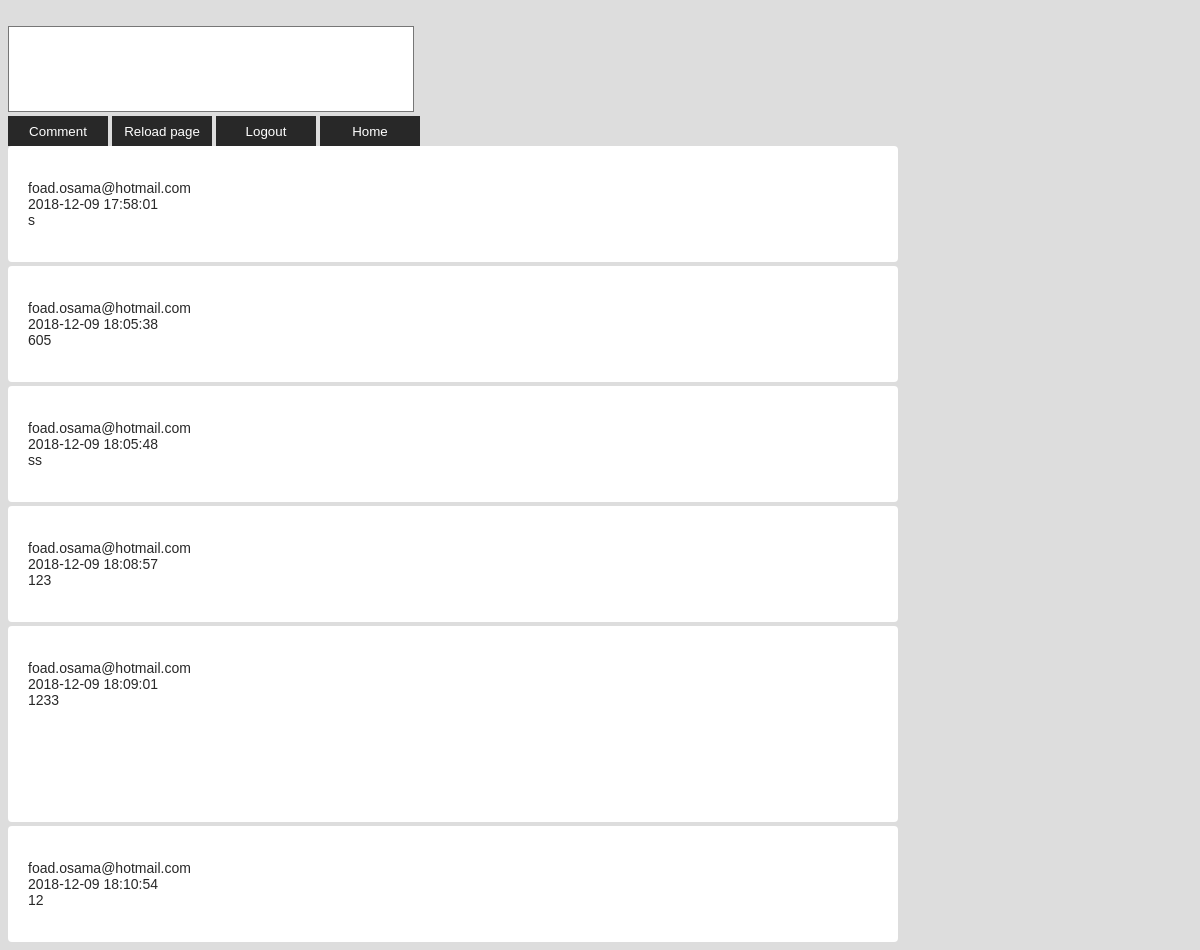
The page /php/Comments.php on the database as committed earlier.
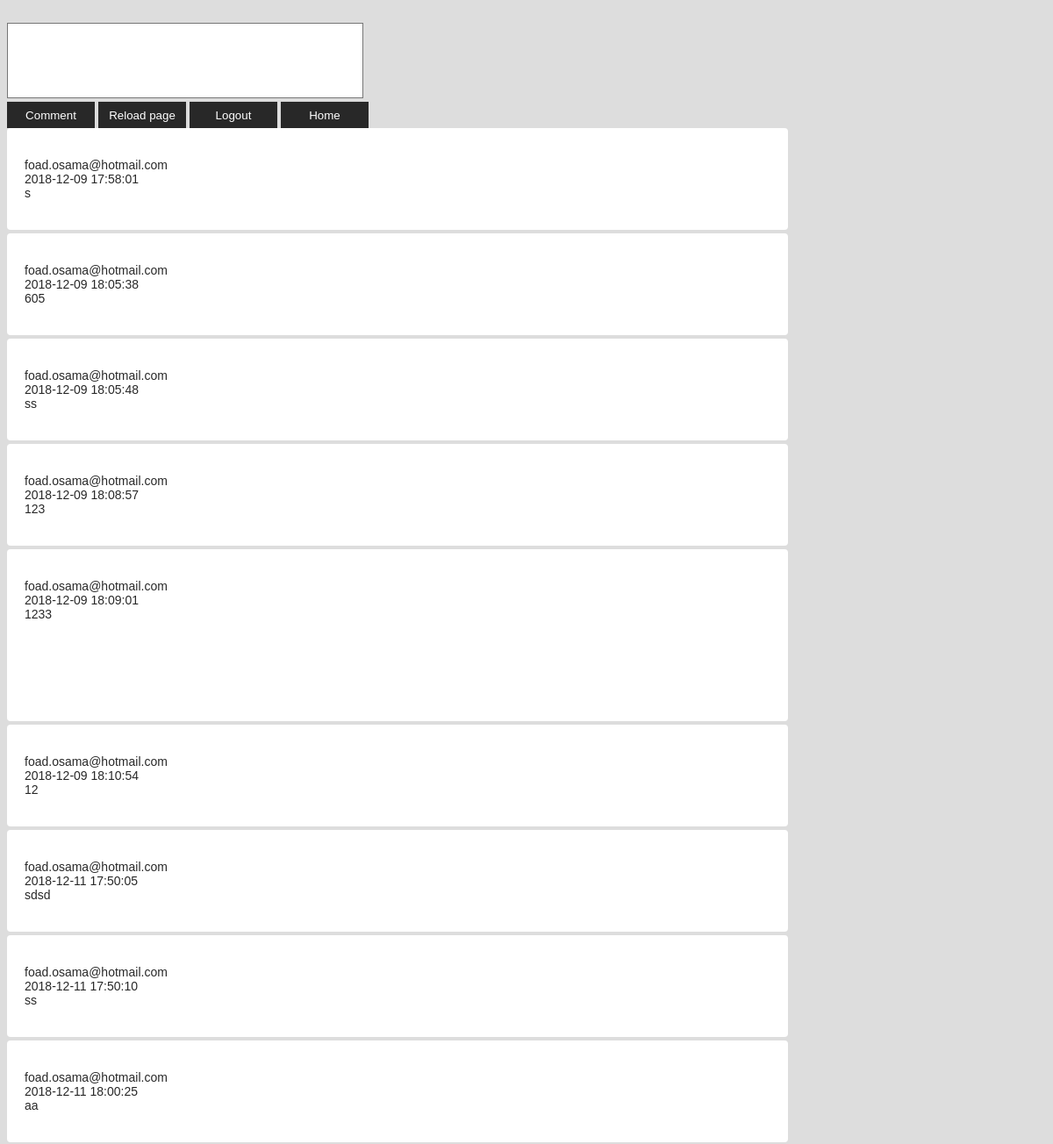
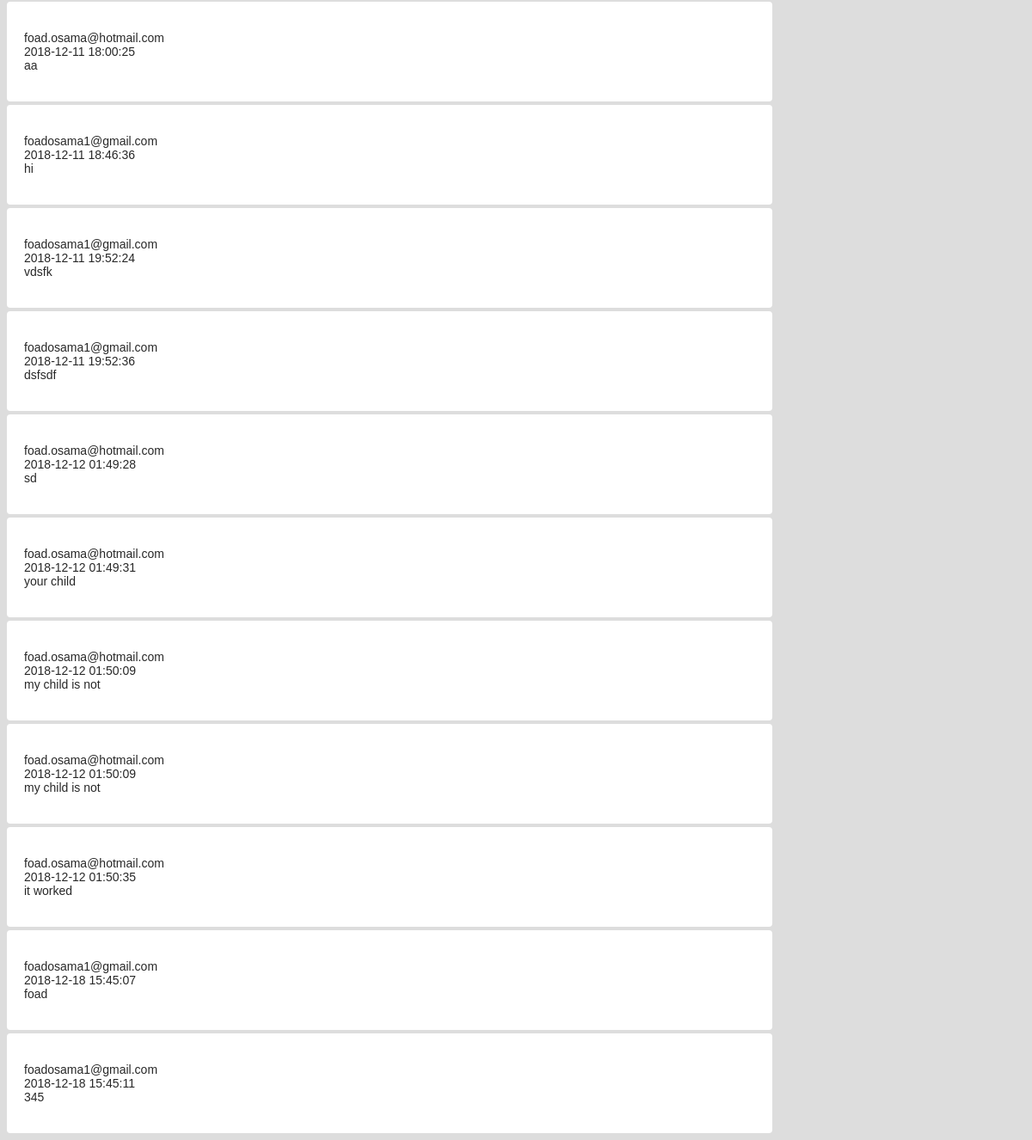
The same page on the database as committed later (2 pictures, top to bottom).
### tables this page shows
CREATE TABLE `user` (
  `id` int(11) NOT NULL,
  `email` varchar(100) NOT NULL,
  `password` varchar(100) NOT NULL,
  `firstName` varchar(100) NOT NULL,
  `lastName` varchar(100) NOT NULL,
  `familyName` varchar(100) NOT NULL,
  `gender` varchar(100) NOT NULL,
  `nationality` varchar(100) NOT NULL,
  `dateOfBirth` date NOT NULL,
  `workNumber` int(11) NOT NULL,
  `phoneNumber` int(11) NOT NULL,
  `homeTelephoneNumber` int(11) NOT NULL,
  `ssn` int(11) NOT NULL,
  `typeId` int(11) NOT NULL
);

CREATE TABLE `comments` (
  `cid` int(11) NOT NULL,
  `userId` int(11) NOT NULL,
  `date` datetime NOT NULL,
  `message` text NOT NULL
);

### php/includes/comment.inc.php (the view, shortened to what this page needs)
<?php
 function getComments($conn)
{
  $sql= 'SELECT * FROM comments';
  $result= mysqli_query($conn,$sql);
  while ($row=mysqli_fetch_assoc($result)) {
  echo "<div class='comment-box'><p>";
  $sqlFinder= "SELECT user.email,user.id
  FROM user
  INNER JOIN comments ON user.id=comments.userId";
  $resultFinder= mysqli_query($conn,$sqlFinder);
 while($rowFinder =mysqli_fetch_array($resultFinder)){
   if ($row['userId']==$rowFinder['id']) {
echo   $rowFinder['email']."<br>";
break;
}
  }
echo $row['date']."<br>";
echo nl2br($row['message']);
echo "</p></div>";
  }
}

### php/Comments.php (shortened to what this page needs)
<?php
  include 'Database_Connection.php';
  include 'includes/comment.inc.php';
 ?>
<!DOCTYPE html>
<html lang='en' dir='ltr'>
<head>
  <link rel='stylesheet' href='../css/style1.css'>
</head>
<body>
  <?php
     echo "<br>";
    echo "<form method='post' action='".setComments($conn)."'>
    <input type='hidden' name='userId'>
    <input type='hidden' name='date' value='".date('Y-m-d H:i:s')."'>
    <textarea name='message'></textarea><br>
    <button  type='submit' name='commentSubmit'>Comment</button>
    <button onclick='ReloadingPage()'>Reload page</button>
    <a href='logOut.php' style=' color: white; text-align: center; text-decoration: none;  display: inline-block;'><button type='button' name='logOut'>Logout</button></a>
    <a href='../html/Nursery Website.php'  style=' color: white; text-align: center; text-decoration: none;  display: inline-block;'><button type='button' name='Home'>Home</button></a>
    </form>";
     getComments($conn);
?>
</body>
</html>

### css/style1.css (style rules this page uses)
body { background-color: #ddd; }
textarea { width: 400px; height: 80px; background-color: #fff; resize: none; }
button { width: 100px; height: 30px; background-color: #282828; border: none; color: #fff; font-family: arial; font-weight: 400; cursor: pointer; }
.comment-box { width: 850px; padding: 20px; margin-bottom: 4px; background-color: #fff; border-radius: 4px; }
.comment-box p { font-family: sans-serif; font-size: 14px; line-height: 16px; color: #282828; font-weight: 100; }

Rows that differ between the two databases and show on the page:
added comments: date "2018-12-11 17:50:05", message "sdsd", user (email "foad.osama@hotmail.com")
added comments: date "2018-12-11 17:50:10", message "ss", user (email "foad.osama@hotmail.com")
added comments: date "2018-12-11 18:00:25", message "aa", user (email "foad.osama@hotmail.com")
added comments: date "2018-12-11 18:00:25", message "aa", user (email "foad.osama@hotmail.com")
added comments: date "2018-12-11 18:46:36", message "hi"
now on this page (row edited): user: email "foadosama1@gmail.com"
added comments: date "2018-12-11 19:52:24", message "vdsfk"
added comments: date "2018-12-11 19:52:36", message "dsfsdf"
added comments: date "2018-12-12 01:49:28", message "sd", user (email "foad.osama@hotmail.com")
added comments: date "2018-12-12 01:49:31", message "your child", user (email "foad.osama@hotmail.com")
added comments: date "2018-12-12 01:50:09", message "my child is not", user (email "foad.osama@hotmail.com")
added comments: date "2018-12-12 01:50:09", message "my child is not", user (email "foad.osama@hotmail.com")
added comments: date "2018-12-12 01:50:35", message "it worked", user (email "foad.osama@hotmail.com")
added comments: date "2018-12-18 15:45:07", message "foad"
added comments: date "2018-12-18 15:45:11", message "345"
